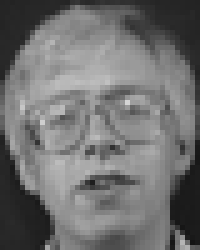
#> input picture HW2 ORL Face Database/data/test/test_007_02.png, 40 x 50 px (shown 5 times larger); its folder holds 4 pictures in this run
$ python '김요엘_2017112535-2.py'
#> lines starting #> are read from the running program, lines starting #| are printed output that depends on the picture; after the words box and inside, x2 and y2 are one past the last pixel; in counts of white or black regions, pixels touching at a corner belong together
import glob
import numpy as np
import pandas as pd
import matplotlib.pyplot as plt
import matplotlib.image as mpimg
from sklearn.decomposition import PCA
from sklearn.discriminant_analysis import LinearDiscriminantAnalysis as LDA
from sklearn.neighbors import KNeighborsClassifier as KNN
from sklearn.cluster import KMeans

X = np.zeros((160, 2000), dtype=float)  # 학습 데이터
Xt = np.zeros((240, 2000), dtype=float)  # 테스트 데이터
 # 학습 클래스 레이블
Yt = np.zeros((240, 1), dtype=int)  # 테스트 클래스 레이블

# load train image into a numpy matrix
for i, img_file in enumerate(glob.glob('data/train/*.png')):
    img = mpimg.imread(img_file)
    X[i, :] = np.reshape(img, (1, 2000))

# load test image into a numpy matrix
for i, img_file in enumerate(glob.glob('data/test/*.png')):
    img = mpimg.imread(img_file)
#> img is the input picture: shape (50, 40) float32; min 0.0745, max 0.835, mean 0.439
    Xt[i, :] = np.reshape(img, (1, 2000))
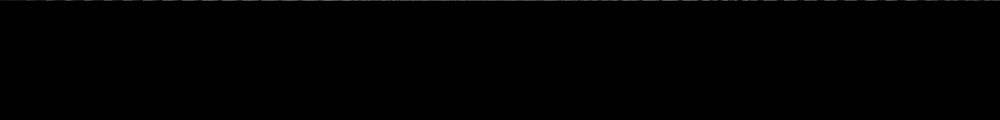
#> Xt: shape (240, 2000) float64 (shown at 1/2 size); min 0, max 0.835, mean 0.00183
#> pass 2 of the loop `for i, img_file in enumerate(glob.glob('data/test/*.png')):`:
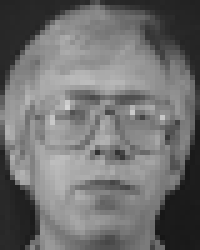
#> input picture HW2 ORL Face Database/data/test/test_008_02.png, 40 x 50 px (shown 5 times larger)
#> img is the input picture: shape (50, 40) float32; min 0.0863, max 0.831, mean 0.438
#> `Xt[i, :] = np.reshape(img, (1, 2000))`:
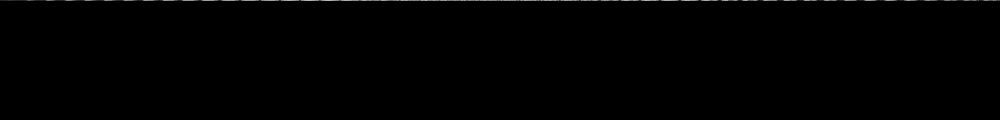
#> Xt: shape (240, 2000) float64 (shown at 1/2 size); 0.42% of pixels changed, all inside (x1, y1, x2, y2) = (0, 1, 2000, 2)
#> pass 3 of the loop `for i, img_file in enumerate(glob.glob('data/test/*.png')):`:
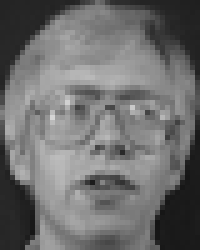
#> input picture HW2 ORL Face Database/data/test/test_009_02.png, 40 x 50 px (shown 5 times larger)
#> img is the input picture: shape (50, 40) float32; min 0.0784, max 0.835, mean 0.433
#> `Xt[i, :] = np.reshape(img, (1, 2000))`:
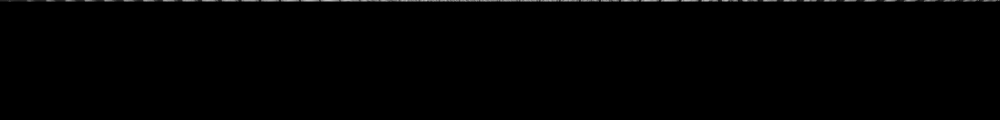
#> Xt: shape (240, 2000) float64 (shown at 1/2 size); 0.42% of pixels changed, all inside (x1, y1, x2, y2) = (0, 2, 2000, 3)
#> the loop made 4 passes; the first 3 are shown

listY = []
#> listY = []
# set class label
for i in range(40):
    listY.append(i + 1)
    listY.append(i + 1)
    listY.append(i + 1)
    listY.append(i + 1)
    Yt[6 * i:6 * (i + 1), 0] = i + 1
#> after the loop, Yt = 240 values from 1 to 40; listY = 160 values from 1 to 40
Y = np.array(listY, ndmin = 1)
#> Y = 160 values from 1 to 40

K = 1
accu_pca = []
accu_lda = []

# PCA, 1차원 ~ 39차원
for i in range(39):
    pcai = PCA(n_components=(i + 1))
    neigh = KNN(n_neighbors=K)
    neigh.fit(pcai.fit_transform(X), Y)
    Xt_new = pcai.transform(Xt)
    accu_pca.append(neigh.score(Xt_new, np.ravel(Yt)))
#> X: shape (160, 2000) float64; every value is 0
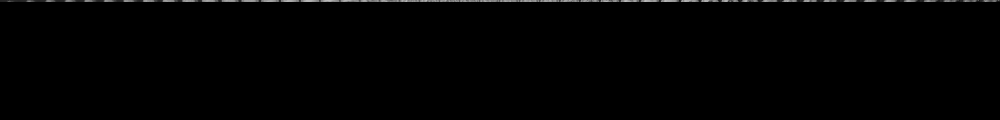
#> Xt: shape (240, 2000) float64 (shown at 1/2 size); 0.42% of pixels changed, all inside (x1, y1, x2, y2) = (0, 3, 2000, 4)
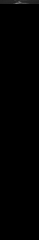
#> Xt_new: shape (240, 39) float64; min 0, max 0.459, mean 0.0029
#> after the loop, accu_pca = 39 values from 0.025 to 0.025

# LDA, 1차원 ~ 39차원
for i in range(39):
    ldai = LDA(n_components=(i + 1))
#> (the run stopped early here; a loop or call above may not have finished)
